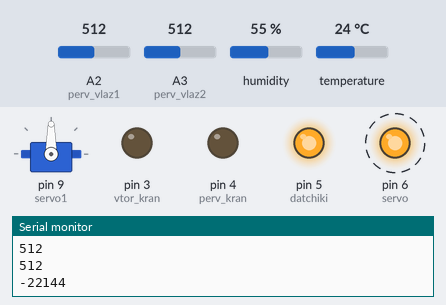
A sketch run on a simulated Arduino Nano, built with avr-gcc and run on an emulated ATmega328P. On the bench: servo, output pins drawn as LEDs (lit = HIGH), the last lines printed to the serial monitor. Dashed ring = blinking. The test bench sets the inputs (shaded band); at power-on: temperature 24 °C, A2 (perv_vlaz1) = 512, A3 (perv_vlaz2) = 512, humidity 55 %.

Above: at 3.4 s.
3.5 s: temperature set to 28 °C
At 4.9 s:
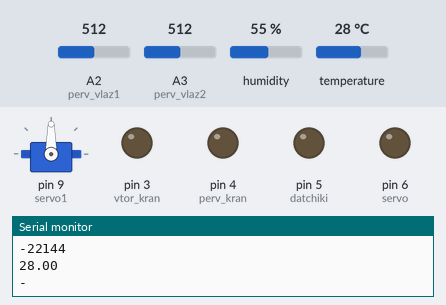
7.0 s: A2 (perv_vlaz1) set to 214
10.5 s: A2 (perv_vlaz1) set to 191
At 12.7 s:
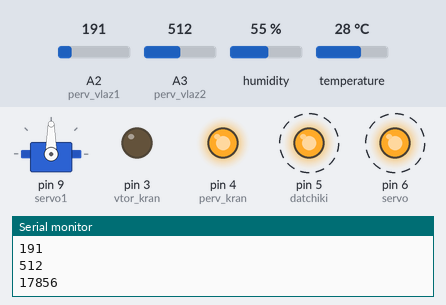
15.5 s: A3 (perv_vlaz2) set to 211
19.0 s: A3 (perv_vlaz2) set to 189
At 20.1 s:
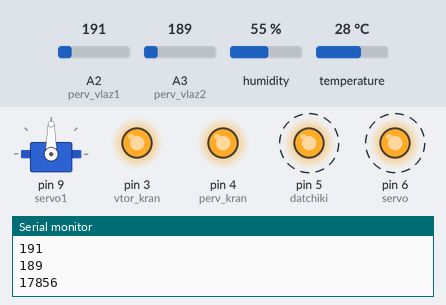
26.4 s: temperature set to 21 °C
29.9 s: temperature set to 18 °C
At 33.5 s:
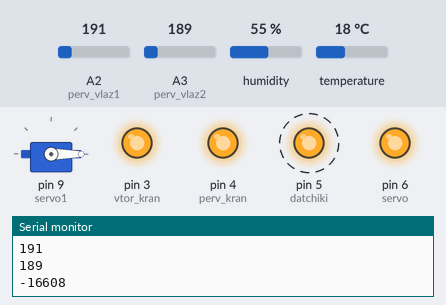
Timing chart, 0 to 36.2 s (numbered marks = the images above; inputs shaded):
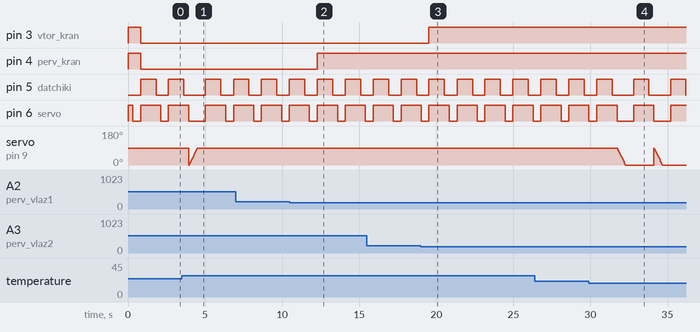

Measured:
- the behaviour switches between 200 and 199 on A2 (perv_vlaz1) (found by bisection; images 1 and 2)
- the behaviour switches between 200 and 199 on A3 (perv_vlaz2) (found by bisection; images 2 and 3)
- the behaviour switches between 20 and 19 °C on temperature (found by bisection; images 3 and 4)
- after the input at 10.5 s, pin 4 (perv_kran): LOW → HIGH after 1.8 s
- after the input at 19.0 s, pin 3 (vtor_kran): LOW → HIGH after 0.53 s
- after the input at 29.9 s, pin 5 (datchiki): alternates HIGH for 1.0 s and LOW for 1.4 s, starting after 2.9 s
- by itself, pin 5 (datchiki): alternates HIGH for 1.0 s and LOW for 0.82 s
- by itself, pin 6 (servo): alternates HIGH for 1.3 s and LOW for 0.50 s

The sketch:

Arduino_nano.ino
```cpp
#include <Servo.h>
#include <DHT.h>
DHT dht(7, DHT11);
#define datchiki 5
#define servo 6
#define perv_kran 4
#define vtor_kran 3
#define  temp 7

#define perv_vlaz1 A2
#define perv_vlaz2 A3

int vlazn1 = 0;
int vlazn2 = 0;

bool otkrito = false;
bool kran1 = false;
bool kran2 = false;


Servo servo1;


void setup() {
  Serial.begin(9600);
  servo1.attach(9);

  dht.begin();

  pinMode(datchiki,OUTPUT);
  pinMode(servo,OUTPUT);
  pinMode(perv_kran,OUTPUT);
  pinMode(vtor_kran,OUTPUT);

  pinMode(temp,INPUT);
  pinMode(perv_vlaz1,INPUT);
  pinMode(perv_vlaz2,INPUT);

  digitalWrite(datchiki,HIGH);
digitalWrite(servo,HIGH);

digitalWrite(perv_kran,HIGH);
digitalWrite(vtor_kran,HIGH);

}

void loop() {

  digitalWrite(datchiki, LOW); // включаем питание датчиков
  delay(300);

  float t = dht.readTemperature(); // измеряем температуру
     Serial.println(t);
  digitalWrite(servo,LOW); // подаем питание на сервопривод
    if(t>25 and !otkrito){
          Serial.println("-");
        otkrito = true;
       for (int pov = 0; pov <= 90; pov = pov + 5) {
        servo1.write(pov);
        delay(30);
    }
    }
    else if(t<20 and otkrito){
      otkrito = false;
          Serial.println("bbb");
       for (int pov = 90; pov >= 0; pov = pov - 5) {
      servo1.write(pov);
      delay(30);
       }
      otkrito=true;
    }
 delay(500);
digitalWrite(servo,HIGH); // выключаем питание на сервопривод

// измерение на первом датчике
  vlazn1=analogRead(perv_vlaz1);
    Serial.println(vlazn1);
  if (vlazn1>400 and !kran1){
     digitalWrite(perv_kran, LOW);
     kran1=true;
  }
else if (vlazn1<200 and kran1){
    digitalWrite(perv_kran, HIGH);
     kran1=false;
}

// измерение влажности на  второом датчике
vlazn2=analogRead(perv_vlaz2);
  Serial.println(vlazn2);
 if (vlazn2>400 and !kran2){
     digitalWrite(vtor_kran, LOW);
     kran2=true;
  }
  else if (vlazn2<200 and kran2){
    digitalWrite(vtor_kran, HIGH);
     kran2=false;
  }
digitalWrite(datchiki,HIGH);
peredacha(vlazn1,vlazn2,int(t));
delay(1000);
  }
// функция для передачи данных
  void peredacha(int vlazn_1, int vlazn_2, int temper){
    int procent1 = 0;
     int procent2 = 0;
    if (vlazn_1 < 200){
     int procent1 = 99;
    }
    else if (vlazn1 < 400){
     int procent1 = int((vlazn_1 - 200) / 4);
    }
   if (vlazn_2 < 200){
     int procent2 = 99;
    }
    else if (vlazn2 < 400){
     int procent2 = int((vlazn_2 - 200) / 4);
    }
   int dannie = temper * 10000 + procent1 * 100 + procent2 ; // подготовка данных для передачи
    Serial.println(dannie);
  }
```
